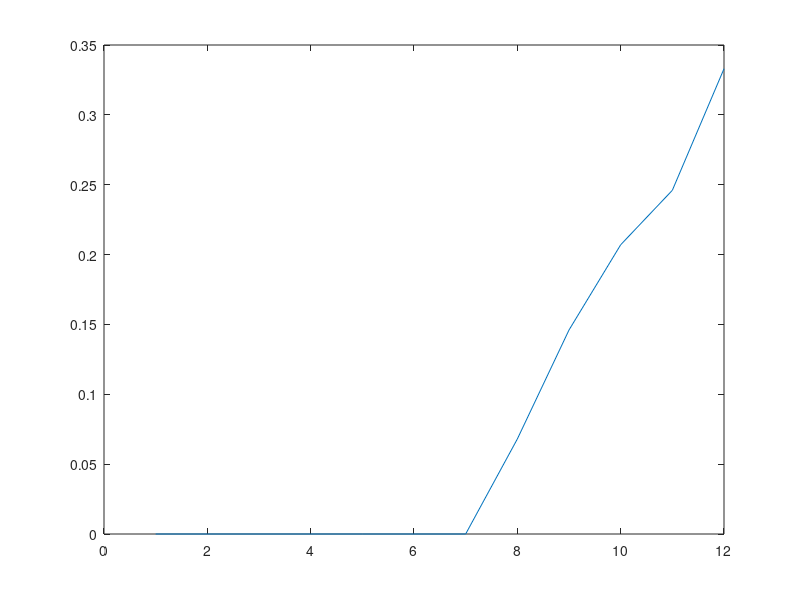

Recreate this plot in MATLAB.

clear all
%Model Parameters
phi_p = 0.1;
phi_g=0.3;
gamma=0.97% rate of change of primacy gradient across groups
sigma_gp=0.02%
sigma_v=0.005;
rho=0.3;
theta=0.003;

% experimental details
nTrials=1000;
listlength=12;
possGroupSize=1:5;

v=zeros(nTrials, listlength); % this can be easily pre-allocated, so should be
recalled_item=zeros(nTrials,1);

N_O=0; % counter for non recalled items
for t=1:nTrials
    
    r=zeros(1,listlength);
    % Set the group sizes
    % moved following here
    %numGroups = 4; % number of groups - did we decide that there needed to be 4
    % or should this be random too?
    %    groupSize=randsample(possGroupSize,numGroups,true);
    %     while (sum(groupSize)>listlength || sum(groupSize)<listlength)
    %         groupSize=randsample(possGroupSize,numGroups,true);
    %     end
    
    
    % Here is what happens in model
    % We generated a longish vector of group sizes, then find first
    % group that takes us beyond list length. We truncate that group
    % and use only the groups we need
    
    % completely random
    groupSize=randsample(possGroupSize,listlength,true);
    
    % or constant within list, but varies across lists
    %groupSize=repmat(randsample(possGroupSize,1,true),1,listlength);
    
    cumulz = cumsum(groupSize);
    numGroups = find(cumulz>=listlength, 1, 'first'); % finds first instance
    groupSize(numGroups) = listlength-cumulz(numGroups-1);
    groupSize = groupSize(1:numGroups);
    
    % make group markers
    
    gContext = [];
    pContext = [];
    absP = [];
    
    for gz=1:length(groupSize)
        gContext = [gContext repmat(gz,1,groupSize(gz))];
        pContext = [pContext linspace(0,1,groupSize(gz))];
        absP = [absP 1:groupSize(gz)];
    end
    item_probe=listlength-(groupSize(numGroups))+1; % want to probe for first item of last group
    % (what you had was close)
    
    % priamcy gradient
    % for each item work out first item of each group
%     for i=1:listlength
%         group_start(i)=listlength-sum(groupSize(gContext(i):numGroups))+1;
%     end
    % work out strength of each item within that group to first item of
    % that group
    
    % huh? this is using group_start as the cue, but we still want to use
    % item_probe
    % v_PV = phi_p.^abs(pContext(group_start)-pContext);
    
    v_PV = phi_p.^abs(pContext(item_probe)-pContext);
    
    %scale by noisy learning paramter
    noise=randn(1,12)*sigma_gp; % watch out, this needs to be multiplication
    eta_gv=gamma.^(absP-1)+noise; % absP is the within-group ordinal position of
                            % all items (a vector)
   % renamed N to noise, as N is usually used to mean "number"
    
    % implemented primacy gradient
    v_PV=eta_gv.*v_PV
    % strength of each item to others in group
    %  v_PV = phi_p.^abs(pContext(item_probe)-pContext);
    v_GV = eta_gv.*phi_g.^abs(gContext(item_probe)-gContext);
    
    % sum group and item vectors to get activation of each item
    t_v = rho*v_GV + (1-rho)*v_PV;
    v(t,:)=t_v;
    %Next step: implement item recall;
    %for the moment, just assume recall of a single item using first item/last group as cue.
    %Take average of the recalls, which will effectively be a first recall probability function.
    
    
    N=randn(1,listlength)*sigma_v;
    a=(t_v+N).*(1-r);
    %a(t,:)=(v(t,:)+N)*(1-r(t,:));
    
    % activation of two highest items
    % largest
    [max_value,max_idx] = max(a);
    a(max_idx) = NaN; 
    second_max = max(a);
    a = max_value; % not sure what this line does
   
    
    % rewrote the following slightly to save space
    if (max_value-second_max)>theta
        recalled_item(t)=max_idx;
    else
        % should put something like this in so you know what is going in to
        % vector
        recalled_item(t)=0;
    end
end

% I tried to vectorise this but I'm not sure it's possible with "find"
for i=1:listlength;
    prop(i)=numel(find(recalled_item==i))/nTrials;
end
% not sure, but this particular operation is quicker with 'tabulate'.
% However, I suggest you leave as is as recalled_item will soon become
% a matrix...

plot(1:i,prop)

Av_v=mean(v);
Av_a=mean(a);





% simulation with variable group sizes
% simulate individual trials (list=12) 100 trials
% on each trial you will have a different v (put into maxtrix)
% within the trial (ie 12 items) have different size groups
% group size vector uniform distrubution from 1-5
% look at paper to see how done in paper
% known list length


% noisy retrieval
